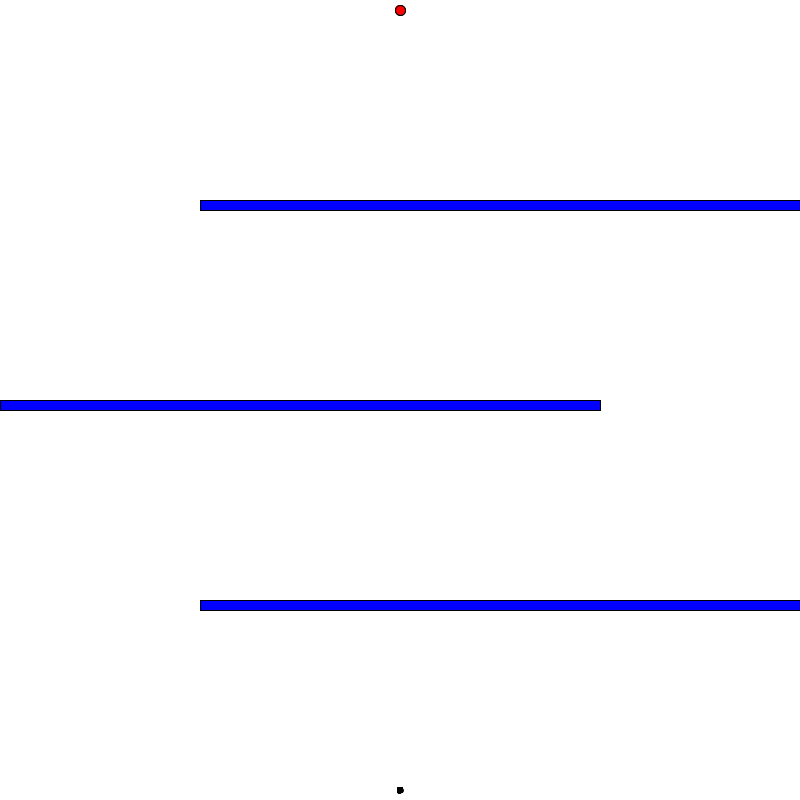
Frame 1 (no input)
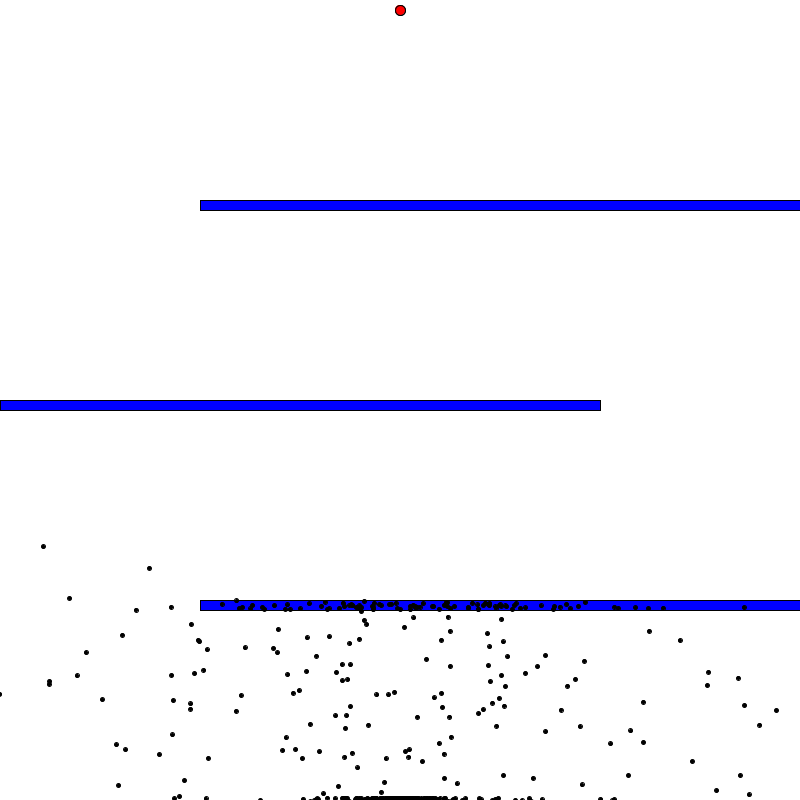
Frame 60 (the mouse pressed at the canvas centre just before this capture)
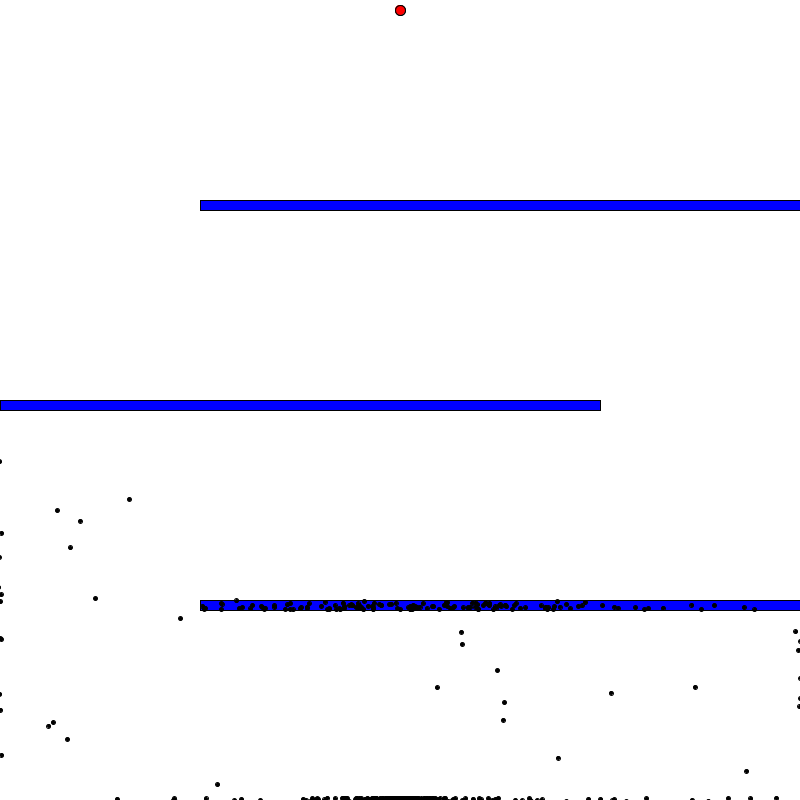
Frame 120 (the mouse held since frame 60 and released just before this capture)

The Processing sketch that drew these frames (run headless with seeded random() and noise(); from frame 60 on, the mouse is pressed at the canvas centre):

// Processing sketch: AIdots
// ── AIdots.pde
Population dots;
PVector goal = new PVector(400, 10);

void setup() {
  size(800,800);
  dots = new Population(600);
  
  dots.addObstacle(200, 200, 800, 10);
  dots.addObstacle(0, 400, 600, 10);
  dots.addObstacle(200, 600, 800, 10);
}




void draw() {
  background(255);
  fill(255, 0, 0);
  ellipse(goal.x, goal.y, 10, 10);

  for (int i = 0; i < dots.obstacles.size(); i++) {
    dots.obstacles.get(i).show();
  }
  
  // Goal
  fill(255, 0, 0);
  ellipse(goal.x, goal.y, 10, 10);
  
  if (dots.allDotsDead()) {
    // genetic algorithm
    dots.calculateFitness();
    dots.naturalSelection();
    dots.mutateBabies();
  } else {
    // Draw dots
    dots.update();
    dots.show();
  }
  
}

// ── Brain.pde
class Brain {

  PVector[] directions;
  int step = 0;
  

  Brain(int size) {
    directions = new PVector[size];
    randomize();
  }
  
  void randomize(){
    for (int i = 0; i < directions.length; i++) {
       float randomAngle = random(2*PI);
       directions[i] = PVector.fromAngle(randomAngle);
    }
  }
  
  Brain clone() {
    Brain clone = new Brain(directions.length);
    
    for (int i = 0; i < directions.length; i++) {
      clone.directions[i] = directions[i].copy();
    }
    
    return clone;
  }

  void mutate() {
    float mutationRate = 0.01;
    for (int i = 0; i < directions.length; i++) {
      float rand = random(1);
      if (rand < mutationRate) {
        // Set this direction as a random direction
        float randomAngle = random(2*PI);
        directions[i] = PVector.fromAngle(randomAngle);
      }
      
      
      
    }
    
    
  }
}

// ── Dot.pde

class Dot {
  PVector pos;
  PVector vel;
  PVector acc;
  Brain brain;
  
  boolean dead = false;
  float fitness = 0;
  boolean reachedGoal = false;
  boolean isBest = false;
  


  Dot() {
    pos = new PVector(width / 2, height - 10);
    vel = new PVector(0, 0);
    acc = new PVector(0, 0);
    brain = new Brain(400);     
  }
  
  void show() {
    if (isBest) {
      fill(0, 255, 0);
      ellipse(pos.x, pos.y, 8, 8);
    } else {
      fill(0);
      ellipse(pos.x, pos.y, 4, 4);
    }

  }
  
  void move() {
    
    if (brain.directions.length > brain.step) {
      acc = brain.directions[brain.step];
      brain.step++;
    } else {
      dead = true;
    }
    
    vel.add(acc);
    vel.limit(10);
    pos.add(vel);
  }
  
  
  void update() {
    if (!dead && !reachedGoal) {
      move();
      if (pos.x < 2 || pos.y < 2 || pos.x > width - 2 || pos.y > height - 2) {
        dead = true;
      } else if (dist(pos.x, pos.y, goal.x, goal.y) < 5 ) {
        // If reached goal
        reachedGoal = true;
      }
    }
  }
  
  
  void calculateFitness() {
    // To make the dots prefere to hit the goal in the shorts amount of steps as possible
    if (reachedGoal) {
      fitness = 1.0/16.0 + 10000.0 / (float)(brain.step * brain.step);
    } else {
      float distanceToGoal = dist(pos.x, pos.y, goal.x, goal.y);
      fitness = 1.0 / (distanceToGoal * distanceToGoal);
    }
    

  }
  
  Dot getBaby() {
    // Cross overs - since this program is so simple we don't need two parents
    // We just clone one parent to get a baby
    Dot baby = new Dot();
    baby.brain = brain.clone();
    return baby;
  }
}

// ── Obstacle.pde
class Obstacle {

  float x, y, width, height;
  
  Obstacle(float _a, float _b, float _c, float _d) {
    x = _a;
    y = _b;
    width = _c;
    height = _d;
  }
  
  boolean hit(float x, float y) {
  
    float x1 = this.x;
    float x2 = this.x + this.width;
    float y1 = this.y;
    float y2 = this.y + this.height;
    
    if ((x1 <= x && x <= x2) && (y1 <= y && y <= y2)) {
      return true;
    }
    
    return false;
  }
  
  void show() {
    fill(0, 0, 255);
    rect(x, y, width, height);
  }
}

// ── Population.pde

class Population {
  Dot[] dots;
  float fitnessSum;
  int generation = 1;
  int bestDot = 0;
  
  int minStep = 500;
  
  ArrayList<Obstacle> obstacles = new ArrayList<Obstacle>();

  Population(int size) {
    dots = new Dot[size];
    for (int i = 0; i < size; i++) {
      dots[i] = new Dot();
    }
  }
  
  void show() {
    for (int i = 0; i < dots.length; i++) {
      dots[i].show();
    }
  }
  
  void addObstacle(float a, float b, float c, float d) {
    obstacles.add(new Obstacle(a, b, c, d));
  }
  
  
  void update() {
    for (int i = 0; i < dots.length; i++) {
      if (dots[i].brain.step > minStep) {
        dots[i].dead = true;
      } else if (hitObstacle(dots[i].pos.x, dots[i].pos.y)) {
        dots[i].dead = true;
      } else { 
        dots[i].update();
      }
    }
  }
  
  boolean hitObstacle(float x, float y) {
    
    for (int i = 0; i < obstacles.size(); i++) {
      if (obstacles.get(i).hit(x, y)) {
        return true;
      }
    }
    return false;
  }
  
  void calculateFitness() {
    for (int i = 0; i < dots.length; i++) {
      dots[i].calculateFitness();
    }
  }
  
  boolean allDotsDead() {
    for (int i = 0; i < dots.length; i++) {
      if (!dots[i].dead && !dots[i].reachedGoal) {
        return false;
      }
    }
    return true;
  }
  
  void naturalSelection() {
    int nextgen = generation + 1;
    println("Current generation: " + nextgen);
    
    // dots for new generation
    Dot[] newDots = new Dot[dots.length];
    setBestDot();
    calculateFitnessSum();
    
    newDots[0] = dots[bestDot].getBaby();
    newDots[0].isBest = true;
    
    for (int i = 1; i < newDots.length; i++) {
      // select parent based on fitness
      Dot parent = selectParent();
      
      // get baby from parent
      newDots[i] = parent.getBaby();
    }
    
    dots = newDots.clone();
    generation++;
  }
  
  void mutateBabies() {
    for (int i = 1; i < dots.length; i++) {
      dots[i].brain.mutate();
    }
    
  
  }
  
  void calculateFitnessSum() {
    fitnessSum = 0;
    for (int i = 0; i < dots.length; i++) {
      fitnessSum += dots[i].fitness;
    }
  }
  
  
  Dot selectParent() {
    // Random value which is more likely to be in the dot with the largest fitness
    float rand = random(fitnessSum);
    float runningSum = 0;
    
    for (int i = 0; i< dots.length; i++) {
      runningSum += dots[i].fitness;
      if (runningSum > rand) {
        return dots[i];
      }
    }
    return null;
  }

  void setBestDot() {
    // Finding the best dot in order to put the best dot directly into the next generation
    float max = 0;
    int maxIndex = 0;
    for (int i = 0; i < dots.length; i++) {
      if (dots[i].fitness > max) {
        max = dots[i].fitness;
        maxIndex = i;
      }
    }
    bestDot = maxIndex;
    
    if (dots[bestDot].reachedGoal) {
      minStep = dots[bestDot].brain.step;
    }
  }
  

  
}
